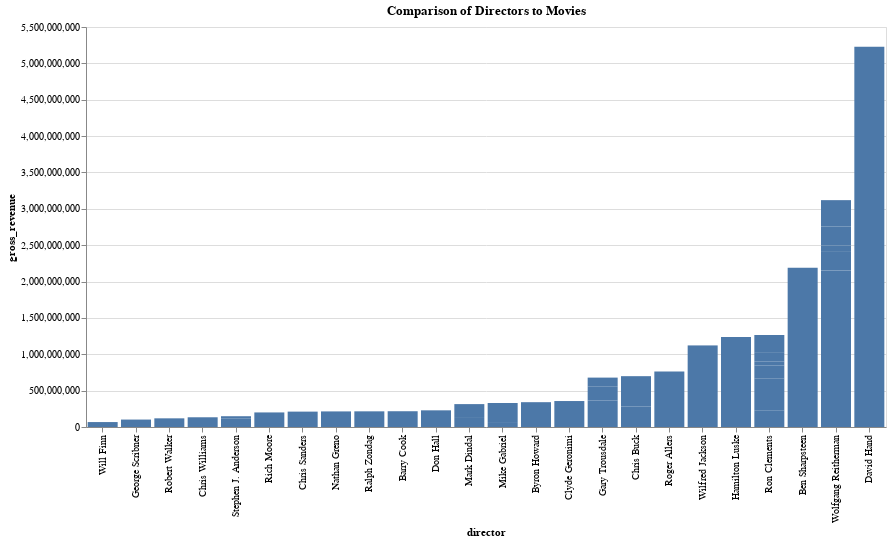

The code cell stored with this chart in its notebook:
### Markdown cell above
This show us that Some directors made multiple genre movies, but overall the majority of directors stuck to a single type of genre movie. I aslo noticed the majority of genres for movies was 'Adventure' which corresponds with the previous discovery of most gross_revenue being from this genre.

Now lets investigate the revenue generated by director

### Code cell
# Plotting with Altair
chart = alt.Chart(tidy_merged_df, width=800,height=400,).mark_bar().encode(
    x=alt.X('director:N', sort='y'),
    y='gross_revenue:Q', 
).properties(title='Comparison of Directors to Movies')


chart

### Figure 1 — Vega-Lite specification as saved in the notebook (floating-point values rounded to 4 significant figures)
{"config": {"view": {"continuousWidth": 400, "continuousHeight": 300}}, "data": {"name": "data-7e845e58f4ea99d2dcf00f644fcc3940"}, "mark": "bar", "encoding": {"x": {"type": "nominal", "field": "director", "sort": "y"}, "y": {"type": "quantitative", "field": "gross_revenue"}}, "height": 400, "title": "Comparison of Directors to Movies", "width": 800, "$schema": "https://vega.github.io/schema/vega-lite/v4.8.1.json", "datasets": {"data-7e845e58f4ea99d2dcf00f644fcc3940": [{"movie_title": "Snow White and the Seven Dwarfs", "director": "David Hand", "genre": "Musical", "gross_revenue": 5228953251}, {"movie_title": "Pinocchio", "director": "Ben Sharpsteen", "genre": "Adventure", "gross_revenue": 2188229052}, {"movie_title": "Cinderella", "director": "Wilfred Jackson", "genre": "Drama", "gross_revenue": 920608730}, {"movie_title": "Lady and the Tramp", "director": "Hamilton Luske", "genre": "Drama", "gross_revenue": 1236035515}, {"movie_title": "101 Dalmatians", "director": "Wolfgang Reitherman", "genre": "Comedy", "gross_revenue": 1362870985}, {"movie_title": "The Jungle Book", "director": "Wolfgang Reitherman", "genre": "Musical", "gross_revenue": 789612346}, {"movie_title": "The Aristocats", "director": "Wolfgang Reitherman", "genre": "Musical", "gross_revenue": 255161499}, {"movie_title": "Oliver & Company", "director": "George Scribner", "genre": "Adventure", "gross_revenue": 102254492}, {"movie_title": "The Little Mermaid", "director": "Ron Clements", "genre": "Adventure", "gross_revenue": 223726012}, {"movie_title": "The Rescuers Down Under", "director": "Mike Gabriel", "genre": "Adventure", "gross_revenue": 55796728}, {"movie_title": "Beauty and the Beast", "director": "Gary Trousdale", "genre": "Musical", "gross_revenue": 363017667}, {"movie_title": "Aladdin", "director": "Ron Clements", "genre": "Comedy", "gross_revenue": 441969178}, {"movie_title": "The Lion King", "director": "Roger Allers", "genre": "Adventure", "gross_revenue": 761640898}, {"movie_title": "The Jungle Book", "director": "Wolfgang Reitherman", "genre": "Adventure", "gross_revenue": 88930321}, {"movie_title": "Pocahontas", "director": "Mike Gabriel", "genre": "Adventure", "gross_revenue": 274370957}, {"movie_title": "The Hunchback of Notre Dame", "director": "Gary Trousdale", "genre": "Adventure", "gross_revenue": 190988799}, {"movie_title": "101 Dalmatians", "director": "Wolfgang Reitherman", "genre": "Comedy", "gross_revenue": 258728898}, {"movie_title": "Hercules", "director": "Ron Clements", "genre": "Adventure", "gross_revenue": 182029412}, {"movie_title": "Mulan", "director": "Barry Cook", "genre": "Adventure", "gross_revenue": 216807832}, {"movie_title": "Tarzan", "director": "Chris Buck", "genre": "Adventure", "gross_revenue": 283900254}, {"movie_title": "Dinosaur", "director": "Ralph Zondag", "genre": "Adventure", "gross_revenue": 215438985}, {"movie_title": "The Emperor's New Groove", "director": "Mark Dindal", "genre": "Adventure", "gross_revenue": 136789252}, {"movie_title": "Atlantis: The Lost Empire", "director": "Gary Trousdale", "genre": "Adventure", "gross_revenue": 125188122}, {"movie_title": "Lilo & Stitch", "director": "Chris Sanders", "genre": "Adventure", "gross_revenue": 211506702}, {"movie_title": "Treasure Planet", "director": "Ron Clements", "genre": "Adventure", "gross_revenue": 55189145}, {"movie_title": "Brother Bear", "director": "Robert Walker", "genre": "Adventure", "gross_revenue": 119218333}, {"movie_title": "Home on the Range", "director": "Will Finn", "genre": "Comedy", "gross_revenue": 67910166}, {"movie_title": "Chicken Little", "director": "Mark Dindal", "genre": "Adventure", "gross_revenue": 177954661}, {"movie_title": "Meet the Robinsons", "director": "Stephen J. Anderson", "genre": "Adventure", "gross_revenue": 119860589}, {"movie_title": "Bolt", "director": "Chris Williams", "genre": "Comedy", "gross_revenue": 133702498}, {"movie_title": "The Princess and the Frog", "director": "Ron Clements", "genre": "Adventure", "gross_revenue": 116316457}, {"movie_title": "Alice in Wonderland", "director": "Clyde Geronimi", "genre": "Adventure", "gross_revenue": 357063499}, {"movie_title": "Tangled", "director": "Nathan Greno", "genre": "Adventure", "gross_revenue": 214388548}, {"movie_title": "Winnie the Pooh", "director": "Stephen J. Anderson", "genre": "Adventure", "gross_revenue": 28375869}, {"movie_title": "Wreck-It Ralph", "director": "Rich Moore", "genre": "Adventure", "gross_revenue": 200354959}, {"movie_title": "Frozen", "director": "Chris Buck", "genre": "Adventure", "gross_revenue": 414997174}, {"movie_title": "Big Hero 6", "director": "Don Hall", "genre": "Adventure", "gross_revenue": 229249222}, {"movie_title": "Cinderella", "director": "Wilfred Jackson", "genre": "Drama", "gross_revenue": 201151353}, {"movie_title": "Zootopia", "director": "Byron Howard", "genre": "Adventure", "gross_revenue": 341268248}, {"movie_title": "The Jungle Book", "director": "Wolfgang Reitherman", "genre": "Adventure", "gross_revenue": 364001123}, {"movie_title": "Moana", "director": "Ron Clements", "genre": "Adventure", "gross_revenue": 246082029}]}}
